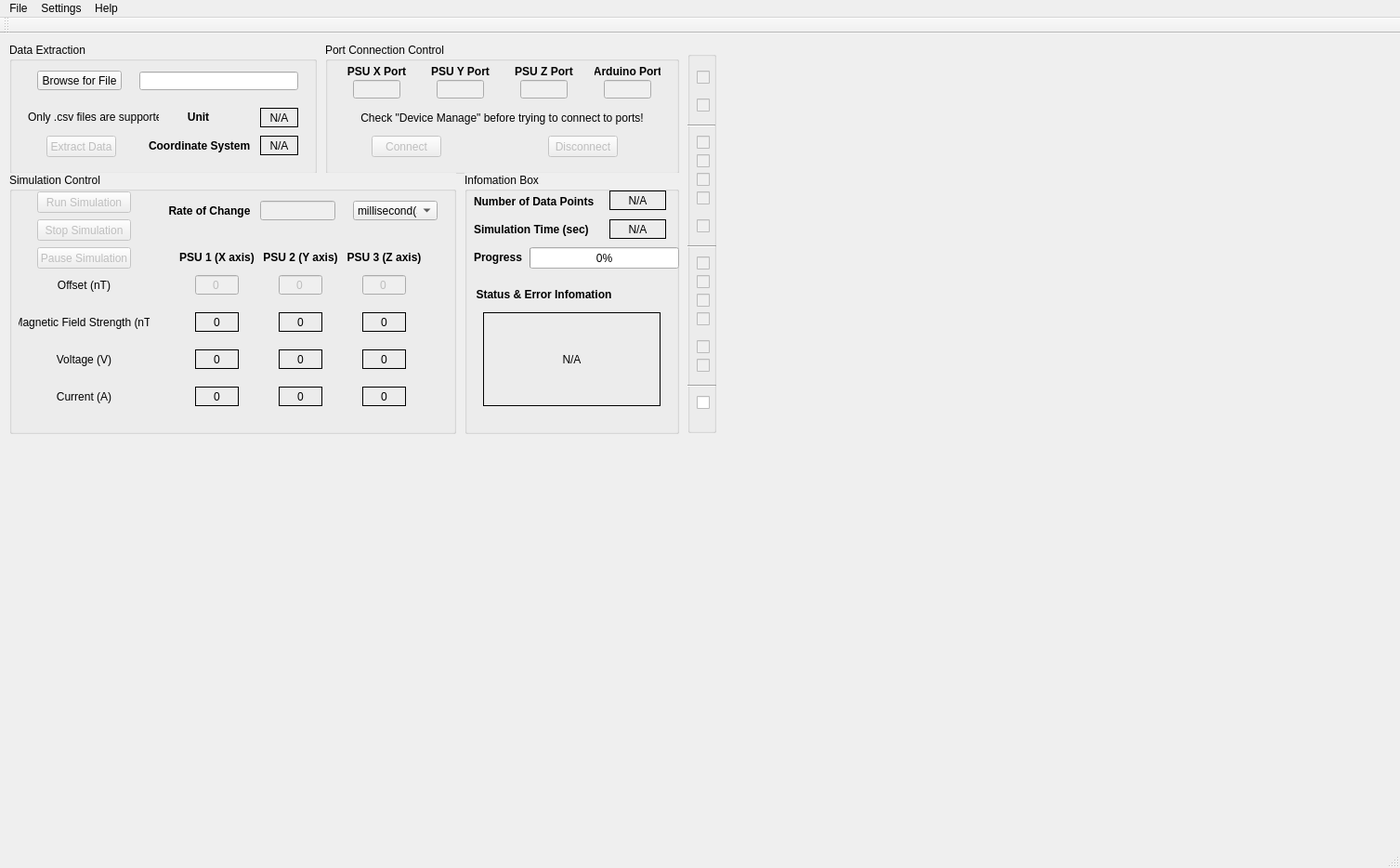
<?xml version="1.0" encoding="UTF-8"?>
<ui version="4.0">
 <class>HelmholtzCageController</class>
 <widget class="QMainWindow" name="HelmholtzCageController">
  <property name="geometry">
   <rect>
    <x>0</x>
    <y>0</y>
    <width>1507</width>
    <height>934</height>
   </rect>
  </property>
  <property name="windowTitle">
   <string>Helmholtz Cage Controller</string>
  </property>
  <widget class="QWidget" name="centralWidget">
   <widget class="QGroupBox" name="extract_group">
    <property name="geometry">
     <rect>
      <x>10</x>
      <y>10</y>
      <width>331</width>
      <height>141</height>
     </rect>
    </property>
    <property name="autoFillBackground">
     <bool>true</bool>
    </property>
    <property name="title">
     <string>Data Extraction</string>
    </property>
    <widget class="QPushButton" name="browse_button">
     <property name="geometry">
      <rect>
       <x>30</x>
       <y>30</y>
       <width>91</width>
       <height>21</height>
      </rect>
     </property>
     <property name="text">
      <string>Browse for File</string>
     </property>
    </widget>
    <widget class="QPushButton" name="extract_button">
     <property name="enabled">
      <bool>false</bool>
     </property>
     <property name="geometry">
      <rect>
       <x>40</x>
       <y>100</y>
       <width>75</width>
       <height>23</height>
      </rect>
     </property>
     <property name="text">
      <string>Extract Data</string>
     </property>
    </widget>
    <widget class="QLabel" name="coordinate_system_label">
     <property name="geometry">
      <rect>
       <x>150</x>
       <y>100</y>
       <width>111</width>
       <height>21</height>
      </rect>
     </property>
     <property name="font">
      <font>
       <weight>75</weight>
       <bold>true</bold>
      </font>
     </property>
     <property name="text">
      <string>Coordinate System</string>
     </property>
    </widget>
    <widget class="QLabel" name="unit_label">
     <property name="geometry">
      <rect>
       <x>180</x>
       <y>70</y>
       <width>47</width>
       <height>20</height>
      </rect>
     </property>
     <property name="font">
      <font>
       <weight>75</weight>
       <bold>true</bold>
      </font>
     </property>
     <property name="text">
      <string>Unit</string>
     </property>
     <property name="alignment">
      <set>Qt::AlignCenter</set>
     </property>
    </widget>
    <widget class="QLabel" name="unit_box">
     <property name="geometry">
      <rect>
       <x>270</x>
       <y>70</y>
       <width>41</width>
       <height>21</height>
      </rect>
     </property>
     <property name="frameShape">
      <enum>QFrame::Box</enum>
     </property>
     <property name="text">
      <string>N/A</string>
     </property>
     <property name="alignment">
      <set>Qt::AlignCenter</set>
     </property>
    </widget>
    <widget class="QLabel" name="coordinate_system_box">
     <property name="geometry">
      <rect>
       <x>270</x>
       <y>100</y>
       <width>41</width>
       <height>21</height>
      </rect>
     </property>
     <property name="frameShape">
      <enum>QFrame::Box</enum>
     </property>
     <property name="text">
      <string>N/A</string>
     </property>
     <property name="alignment">
      <set>Qt::AlignCenter</set>
     </property>
    </widget>
    <widget class="QLineEdit" name="path_box">
     <property name="geometry">
      <rect>
       <x>140</x>
       <y>31</y>
       <width>171</width>
       <height>20</height>
      </rect>
     </property>
     <property name="text">
      <string/>
     </property>
     <property name="alignment">
      <set>Qt::AlignCenter</set>
     </property>
     <property name="readOnly">
      <bool>true</bool>
     </property>
    </widget>
    <widget class="QLabel" name="extract_info_label">
     <property name="geometry">
      <rect>
       <x>20</x>
       <y>70</y>
       <width>141</width>
       <height>20</height>
      </rect>
     </property>
     <property name="text">
      <string>Only .csv files are supported!</string>
     </property>
    </widget>
   </widget>
   <widget class="QGroupBox" name="port_ctrl_group">
    <property name="geometry">
     <rect>
      <x>350</x>
      <y>10</y>
      <width>381</width>
      <height>141</height>
     </rect>
    </property>
    <property name="autoFillBackground">
     <bool>true</bool>
    </property>
    <property name="title">
     <string>Port Connection Control</string>
    </property>
    <widget class="QLineEdit" name="PSUX_line">
     <property name="enabled">
      <bool>false</bool>
     </property>
     <property name="geometry">
      <rect>
       <x>30</x>
       <y>40</y>
       <width>51</width>
       <height>20</height>
      </rect>
     </property>
     <property name="text">
      <string/>
     </property>
     <property name="alignment">
      <set>Qt::AlignCenter</set>
     </property>
    </widget>
    <widget class="QLabel" name="PSUX_port_label">
     <property name="geometry">
      <rect>
       <x>20</x>
       <y>20</y>
       <width>71</width>
       <height>21</height>
      </rect>
     </property>
     <property name="font">
      <font>
       <weight>75</weight>
       <bold>true</bold>
      </font>
     </property>
     <property name="text">
      <string>PSU X Port</string>
     </property>
     <property name="alignment">
      <set>Qt::AlignCenter</set>
     </property>
    </widget>
    <widget class="QLabel" name="PSUY_port_label">
     <property name="geometry">
      <rect>
       <x>110</x>
       <y>20</y>
       <width>71</width>
       <height>21</height>
      </rect>
     </property>
     <property name="font">
      <font>
       <weight>75</weight>
       <bold>true</bold>
      </font>
     </property>
     <property name="text">
      <string>PSU Y Port</string>
     </property>
     <property name="alignment">
      <set>Qt::AlignCenter</set>
     </property>
    </widget>
    <widget class="QLabel" name="PSUZ_port_box">
     <property name="geometry">
      <rect>
       <x>200</x>
       <y>20</y>
       <width>71</width>
       <height>21</height>
      </rect>
     </property>
     <property name="font">
      <font>
       <weight>75</weight>
       <bold>true</bold>
      </font>
     </property>
     <property name="text">
      <string>PSU Z Port</string>
     </property>
     <property name="alignment">
      <set>Qt::AlignCenter</set>
     </property>
    </widget>
    <widget class="QLineEdit" name="PSUY_line">
     <property name="enabled">
      <bool>false</bool>
     </property>
     <property name="geometry">
      <rect>
       <x>120</x>
       <y>40</y>
       <width>51</width>
       <height>20</height>
      </rect>
     </property>
     <property name="text">
      <string/>
     </property>
     <property name="alignment">
      <set>Qt::AlignCenter</set>
     </property>
    </widget>
    <widget class="QLineEdit" name="PSUZ_line">
     <property name="enabled">
      <bool>false</bool>
     </property>
     <property name="geometry">
      <rect>
       <x>210</x>
       <y>40</y>
       <width>51</width>
       <height>20</height>
      </rect>
     </property>
     <property name="text">
      <string/>
     </property>
     <property name="alignment">
      <set>Qt::AlignCenter</set>
     </property>
    </widget>
    <widget class="QPushButton" name="disconnect_button">
     <property name="enabled">
      <bool>false</bool>
     </property>
     <property name="geometry">
      <rect>
       <x>240</x>
       <y>100</y>
       <width>75</width>
       <height>23</height>
      </rect>
     </property>
     <property name="text">
      <string>Disconnect</string>
     </property>
    </widget>
    <widget class="QPushButton" name="connect_button">
     <property name="enabled">
      <bool>false</bool>
     </property>
     <property name="geometry">
      <rect>
       <x>50</x>
       <y>100</y>
       <width>75</width>
       <height>23</height>
      </rect>
     </property>
     <property name="text">
      <string>Connect</string>
     </property>
    </widget>
    <widget class="QLabel" name="arduino_port_label">
     <property name="geometry">
      <rect>
       <x>290</x>
       <y>20</y>
       <width>71</width>
       <height>21</height>
      </rect>
     </property>
     <property name="font">
      <font>
       <weight>75</weight>
       <bold>true</bold>
      </font>
     </property>
     <property name="text">
      <string>Arduino Port</string>
     </property>
     <property name="alignment">
      <set>Qt::AlignCenter</set>
     </property>
    </widget>
    <widget class="QLineEdit" name="arduino_line">
     <property name="enabled">
      <bool>false</bool>
     </property>
     <property name="geometry">
      <rect>
       <x>300</x>
       <y>40</y>
       <width>51</width>
       <height>20</height>
      </rect>
     </property>
     <property name="text">
      <string/>
     </property>
     <property name="alignment">
      <set>Qt::AlignCenter</set>
     </property>
    </widget>
    <widget class="QLabel" name="port_info_label">
     <property name="geometry">
      <rect>
       <x>20</x>
       <y>70</y>
       <width>341</width>
       <height>21</height>
      </rect>
     </property>
     <property name="font">
      <font>
       <weight>50</weight>
       <bold>false</bold>
      </font>
     </property>
     <property name="text">
      <string>Check &quot;Device Manage&quot; before trying to connect to ports!</string>
     </property>
     <property name="alignment">
      <set>Qt::AlignCenter</set>
     </property>
    </widget>
   </widget>
   <widget class="QGroupBox" name="sim_group">
    <property name="geometry">
     <rect>
      <x>10</x>
      <y>150</y>
      <width>481</width>
      <height>281</height>
     </rect>
    </property>
    <property name="autoFillBackground">
     <bool>true</bool>
    </property>
    <property name="title">
     <string>Simulation Control</string>
    </property>
    <widget class="QLabel" name="roc_label">
     <property name="geometry">
      <rect>
       <x>170</x>
       <y>30</y>
       <width>91</width>
       <height>21</height>
      </rect>
     </property>
     <property name="font">
      <font>
       <weight>75</weight>
       <bold>true</bold>
      </font>
     </property>
     <property name="text">
      <string>Rate of Change</string>
     </property>
     <property name="alignment">
      <set>Qt::AlignCenter</set>
     </property>
    </widget>
    <widget class="QLineEdit" name="roc_line">
     <property name="enabled">
      <bool>false</bool>
     </property>
     <property name="geometry">
      <rect>
       <x>270</x>
       <y>30</y>
       <width>81</width>
       <height>21</height>
      </rect>
     </property>
     <property name="alignment">
      <set>Qt::AlignCenter</set>
     </property>
    </widget>
    <widget class="QComboBox" name="roc_unit_combobox">
     <property name="geometry">
      <rect>
       <x>370</x>
       <y>30</y>
       <width>91</width>
       <height>21</height>
      </rect>
     </property>
     <item>
      <property name="text">
       <string>millisecond(s)</string>
      </property>
     </item>
     <item>
      <property name="text">
       <string>second(s)</string>
      </property>
     </item>
     <item>
      <property name="text">
       <string>minute(s)</string>
      </property>
     </item>
    </widget>
    <widget class="QLabel" name="PSUX_label">
     <property name="geometry">
      <rect>
       <x>180</x>
       <y>80</y>
       <width>87</width>
       <height>21</height>
      </rect>
     </property>
     <property name="font">
      <font>
       <weight>75</weight>
       <bold>true</bold>
      </font>
     </property>
     <property name="text">
      <string>PSU 1 (X axis)</string>
     </property>
     <property name="alignment">
      <set>Qt::AlignCenter</set>
     </property>
    </widget>
    <widget class="QLabel" name="PSUY_label">
     <property name="geometry">
      <rect>
       <x>270</x>
       <y>80</y>
       <width>87</width>
       <height>21</height>
      </rect>
     </property>
     <property name="font">
      <font>
       <weight>75</weight>
       <bold>true</bold>
      </font>
     </property>
     <property name="text">
      <string>PSU 2 (Y axis)</string>
     </property>
     <property name="alignment">
      <set>Qt::AlignCenter</set>
     </property>
    </widget>
    <widget class="QLabel" name="PSUZ_label">
     <property name="geometry">
      <rect>
       <x>360</x>
       <y>80</y>
       <width>87</width>
       <height>21</height>
      </rect>
     </property>
     <property name="font">
      <font>
       <weight>75</weight>
       <bold>true</bold>
      </font>
     </property>
     <property name="text">
      <string>PSU 3 (Z axis)</string>
     </property>
     <property name="alignment">
      <set>Qt::AlignCenter</set>
     </property>
    </widget>
    <widget class="QLabel" name="offset_label">
     <property name="geometry">
      <rect>
       <x>50</x>
       <y>110</y>
       <width>61</width>
       <height>21</height>
      </rect>
     </property>
     <property name="text">
      <string>Offset (nT)</string>
     </property>
     <property name="alignment">
      <set>Qt::AlignCenter</set>
     </property>
    </widget>
    <widget class="QLabel" name="bfield_label">
     <property name="geometry">
      <rect>
       <x>10</x>
       <y>150</y>
       <width>141</width>
       <height>21</height>
      </rect>
     </property>
     <property name="text">
      <string>Magnetic Field Strength (nT)</string>
     </property>
     <property name="alignment">
      <set>Qt::AlignCenter</set>
     </property>
    </widget>
    <widget class="QLabel" name="voltage_label">
     <property name="geometry">
      <rect>
       <x>50</x>
       <y>190</y>
       <width>61</width>
       <height>21</height>
      </rect>
     </property>
     <property name="text">
      <string>Voltage (V)</string>
     </property>
     <property name="alignment">
      <set>Qt::AlignCenter</set>
     </property>
    </widget>
    <widget class="QLabel" name="current_label">
     <property name="geometry">
      <rect>
       <x>50</x>
       <y>230</y>
       <width>61</width>
       <height>21</height>
      </rect>
     </property>
     <property name="text">
      <string>Current (A)</string>
     </property>
     <property name="alignment">
      <set>Qt::AlignCenter</set>
     </property>
    </widget>
    <widget class="QLabel" name="xcurrent_box">
     <property name="geometry">
      <rect>
       <x>200</x>
       <y>230</y>
       <width>47</width>
       <height>21</height>
      </rect>
     </property>
     <property name="frameShape">
      <enum>QFrame::Box</enum>
     </property>
     <property name="text">
      <string>0</string>
     </property>
     <property name="alignment">
      <set>Qt::AlignCenter</set>
     </property>
    </widget>
    <widget class="QLabel" name="xfield_box">
     <property name="geometry">
      <rect>
       <x>200</x>
       <y>150</y>
       <width>47</width>
       <height>21</height>
      </rect>
     </property>
     <property name="frameShape">
      <enum>QFrame::Box</enum>
     </property>
     <property name="text">
      <string>0</string>
     </property>
     <property name="alignment">
      <set>Qt::AlignCenter</set>
     </property>
    </widget>
    <widget class="QLabel" name="yfield_box">
     <property name="geometry">
      <rect>
       <x>290</x>
       <y>150</y>
       <width>47</width>
       <height>21</height>
      </rect>
     </property>
     <property name="frameShape">
      <enum>QFrame::Box</enum>
     </property>
     <property name="text">
      <string>0</string>
     </property>
     <property name="alignment">
      <set>Qt::AlignCenter</set>
     </property>
    </widget>
    <widget class="QLabel" name="zfield_box">
     <property name="geometry">
      <rect>
       <x>380</x>
       <y>150</y>
       <width>47</width>
       <height>21</height>
      </rect>
     </property>
     <property name="frameShape">
      <enum>QFrame::Box</enum>
     </property>
     <property name="text">
      <string>0</string>
     </property>
     <property name="alignment">
      <set>Qt::AlignCenter</set>
     </property>
    </widget>
    <widget class="QLabel" name="xvoltage_box">
     <property name="geometry">
      <rect>
       <x>200</x>
       <y>190</y>
       <width>47</width>
       <height>21</height>
      </rect>
     </property>
     <property name="frameShape">
      <enum>QFrame::Box</enum>
     </property>
     <property name="text">
      <string>0</string>
     </property>
     <property name="alignment">
      <set>Qt::AlignCenter</set>
     </property>
    </widget>
    <widget class="QLabel" name="yvoltage_box">
     <property name="geometry">
      <rect>
       <x>290</x>
       <y>190</y>
       <width>47</width>
       <height>21</height>
      </rect>
     </property>
     <property name="frameShape">
      <enum>QFrame::Box</enum>
     </property>
     <property name="text">
      <string>0</string>
     </property>
     <property name="alignment">
      <set>Qt::AlignCenter</set>
     </property>
    </widget>
    <widget class="QLabel" name="zvoltage_box">
     <property name="geometry">
      <rect>
       <x>380</x>
       <y>190</y>
       <width>47</width>
       <height>21</height>
      </rect>
     </property>
     <property name="frameShape">
      <enum>QFrame::Box</enum>
     </property>
     <property name="text">
      <string>0</string>
     </property>
     <property name="alignment">
      <set>Qt::AlignCenter</set>
     </property>
    </widget>
    <widget class="QLabel" name="zcurrent_box">
     <property name="geometry">
      <rect>
       <x>380</x>
       <y>230</y>
       <width>47</width>
       <height>21</height>
      </rect>
     </property>
     <property name="frameShape">
      <enum>QFrame::Box</enum>
     </property>
     <property name="text">
      <string>0</string>
     </property>
     <property name="alignment">
      <set>Qt::AlignCenter</set>
     </property>
    </widget>
    <widget class="QLabel" name="ycurrent_box">
     <property name="geometry">
      <rect>
       <x>290</x>
       <y>230</y>
       <width>47</width>
       <height>21</height>
      </rect>
     </property>
     <property name="frameShape">
      <enum>QFrame::Box</enum>
     </property>
     <property name="text">
      <string>0</string>
     </property>
     <property name="alignment">
      <set>Qt::AlignCenter</set>
     </property>
    </widget>
    <widget class="QLineEdit" name="xoffset_line">
     <property name="enabled">
      <bool>false</bool>
     </property>
     <property name="geometry">
      <rect>
       <x>200</x>
       <y>110</y>
       <width>47</width>
       <height>21</height>
      </rect>
     </property>
     <property name="text">
      <string>0</string>
     </property>
     <property name="alignment">
      <set>Qt::AlignCenter</set>
     </property>
    </widget>
    <widget class="QLineEdit" name="yoffset_line">
     <property name="enabled">
      <bool>false</bool>
     </property>
     <property name="geometry">
      <rect>
       <x>290</x>
       <y>110</y>
       <width>47</width>
       <height>21</height>
      </rect>
     </property>
     <property name="text">
      <string>0</string>
     </property>
     <property name="alignment">
      <set>Qt::AlignCenter</set>
     </property>
    </widget>
    <widget class="QLineEdit" name="zoffset_line">
     <property name="enabled">
      <bool>false</bool>
     </property>
     <property name="geometry">
      <rect>
       <x>380</x>
       <y>110</y>
       <width>47</width>
       <height>21</height>
      </rect>
     </property>
     <property name="text">
      <string>0</string>
     </property>
     <property name="alignment">
      <set>Qt::AlignCenter</set>
     </property>
    </widget>
    <widget class="QPushButton" name="run_button">
     <property name="enabled">
      <bool>false</bool>
     </property>
     <property name="geometry">
      <rect>
       <x>30</x>
       <y>20</y>
       <width>101</width>
       <height>23</height>
      </rect>
     </property>
     <property name="text">
      <string>Run Simulation</string>
     </property>
    </widget>
    <widget class="QPushButton" name="pause_button">
     <property name="enabled">
      <bool>false</bool>
     </property>
     <property name="geometry">
      <rect>
       <x>30</x>
       <y>80</y>
       <width>101</width>
       <height>23</height>
      </rect>
     </property>
     <property name="text">
      <string>Pause Simulation</string>
     </property>
     <property name="checkable">
      <bool>true</bool>
     </property>
    </widget>
    <widget class="QPushButton" name="stop_button">
     <property name="enabled">
      <bool>false</bool>
     </property>
     <property name="geometry">
      <rect>
       <x>30</x>
       <y>50</y>
       <width>101</width>
       <height>23</height>
      </rect>
     </property>
     <property name="text">
      <string>Stop Simulation</string>
     </property>
     <property name="checkable">
      <bool>true</bool>
     </property>
    </widget>
   </widget>
   <widget class="QGroupBox" name="info_group">
    <property name="geometry">
     <rect>
      <x>500</x>
      <y>150</y>
      <width>231</width>
      <height>281</height>
     </rect>
    </property>
    <property name="autoFillBackground">
     <bool>true</bool>
    </property>
    <property name="title">
     <string>Infomation Box</string>
    </property>
    <widget class="QLabel" name="progress_label">
     <property name="geometry">
      <rect>
       <x>10</x>
       <y>80</y>
       <width>61</width>
       <height>21</height>
      </rect>
     </property>
     <property name="font">
      <font>
       <weight>75</weight>
       <bold>true</bold>
      </font>
     </property>
     <property name="text">
      <string>Progress</string>
     </property>
     <property name="alignment">
      <set>Qt::AlignLeading|Qt::AlignLeft|Qt::AlignVCenter</set>
     </property>
    </widget>
    <widget class="QLabel" name="num_of_data_points_label">
     <property name="geometry">
      <rect>
       <x>10</x>
       <y>20</y>
       <width>141</width>
       <height>21</height>
      </rect>
     </property>
     <property name="font">
      <font>
       <weight>75</weight>
       <bold>true</bold>
      </font>
     </property>
     <property name="text">
      <string>Number of Data Points</string>
     </property>
     <property name="alignment">
      <set>Qt::AlignLeading|Qt::AlignLeft|Qt::AlignVCenter</set>
     </property>
    </widget>
    <widget class="QLabel" name="sim_time_label">
     <property name="geometry">
      <rect>
       <x>10</x>
       <y>50</y>
       <width>141</width>
       <height>21</height>
      </rect>
     </property>
     <property name="font">
      <font>
       <weight>75</weight>
       <bold>true</bold>
      </font>
     </property>
     <property name="text">
      <string>Simulation Time (sec)</string>
     </property>
     <property name="alignment">
      <set>Qt::AlignLeading|Qt::AlignLeft|Qt::AlignVCenter</set>
     </property>
    </widget>
    <widget class="QLabel" name="status_box">
     <property name="geometry">
      <rect>
       <x>20</x>
       <y>150</y>
       <width>191</width>
       <height>101</height>
      </rect>
     </property>
     <property name="frameShape">
      <enum>QFrame::Box</enum>
     </property>
     <property name="text">
      <string>N/A</string>
     </property>
     <property name="alignment">
      <set>Qt::AlignCenter</set>
     </property>
     <property name="wordWrap">
      <bool>true</bool>
     </property>
    </widget>
    <widget class="QLabel" name="num_of_data_points_box">
     <property name="geometry">
      <rect>
       <x>156</x>
       <y>19</y>
       <width>61</width>
       <height>21</height>
      </rect>
     </property>
     <property name="frameShape">
      <enum>QFrame::Box</enum>
     </property>
     <property name="text">
      <string>N/A</string>
     </property>
     <property name="alignment">
      <set>Qt::AlignCenter</set>
     </property>
    </widget>
    <widget class="QLabel" name="sim_time_box">
     <property name="geometry">
      <rect>
       <x>156</x>
       <y>50</y>
       <width>61</width>
       <height>21</height>
      </rect>
     </property>
     <property name="frameShape">
      <enum>QFrame::Box</enum>
     </property>
     <property name="text">
      <string>N/A</string>
     </property>
     <property name="alignment">
      <set>Qt::AlignCenter</set>
     </property>
    </widget>
    <widget class="QLabel" name="status_label">
     <property name="geometry">
      <rect>
       <x>10</x>
       <y>120</y>
       <width>151</width>
       <height>21</height>
      </rect>
     </property>
     <property name="font">
      <font>
       <weight>75</weight>
       <bold>true</bold>
      </font>
     </property>
     <property name="text">
      <string>Status &amp; Error Infomation</string>
     </property>
     <property name="alignment">
      <set>Qt::AlignCenter</set>
     </property>
    </widget>
    <widget class="QProgressBar" name="progress_bar">
     <property name="geometry">
      <rect>
       <x>70</x>
       <y>80</y>
       <width>161</width>
       <height>23</height>
      </rect>
     </property>
     <property name="value">
      <number>0</number>
     </property>
    </widget>
   </widget>
   <widget class="QGroupBox" name="flag_group">
    <property name="geometry">
     <rect>
      <x>740</x>
      <y>19</y>
      <width>31</width>
      <height>411</height>
     </rect>
    </property>
    <property name="autoFillBackground">
     <bool>true</bool>
    </property>
    <property name="title">
     <string/>
    </property>
    <widget class="QCheckBox" name="browse_flag_checkbox">
     <property name="enabled">
      <bool>false</bool>
     </property>
     <property name="geometry">
      <rect>
       <x>10</x>
       <y>20</y>
       <width>70</width>
       <height>17</height>
      </rect>
     </property>
     <property name="text">
      <string/>
     </property>
    </widget>
    <widget class="QCheckBox" name="extract_flag_checkbox">
     <property name="enabled">
      <bool>false</bool>
     </property>
     <property name="geometry">
      <rect>
       <x>10</x>
       <y>50</y>
       <width>70</width>
       <height>17</height>
      </rect>
     </property>
     <property name="text">
      <string/>
     </property>
    </widget>
    <widget class="QCheckBox" name="PSUX_flag_checkbox">
     <property name="enabled">
      <bool>false</bool>
     </property>
     <property name="geometry">
      <rect>
       <x>10</x>
       <y>90</y>
       <width>70</width>
       <height>17</height>
      </rect>
     </property>
     <property name="text">
      <string/>
     </property>
    </widget>
    <widget class="QCheckBox" name="PSUY_flag_checkbox">
     <property name="enabled">
      <bool>false</bool>
     </property>
     <property name="geometry">
      <rect>
       <x>10</x>
       <y>110</y>
       <width>70</width>
       <height>17</height>
      </rect>
     </property>
     <property name="text">
      <string/>
     </property>
    </widget>
    <widget class="QCheckBox" name="PSUZ_flag_checkbox">
     <property name="enabled">
      <bool>false</bool>
     </property>
     <property name="geometry">
      <rect>
       <x>10</x>
       <y>130</y>
       <width>70</width>
       <height>17</height>
      </rect>
     </property>
     <property name="text">
      <string/>
     </property>
    </widget>
    <widget class="QCheckBox" name="arduino_flag_checkbox">
     <property name="enabled">
      <bool>false</bool>
     </property>
     <property name="geometry">
      <rect>
       <x>10</x>
       <y>150</y>
       <width>70</width>
       <height>17</height>
      </rect>
     </property>
     <property name="text">
      <string/>
     </property>
    </widget>
    <widget class="QCheckBox" name="connect_flag_checkbox">
     <property name="enabled">
      <bool>false</bool>
     </property>
     <property name="geometry">
      <rect>
       <x>10</x>
       <y>180</y>
       <width>70</width>
       <height>17</height>
      </rect>
     </property>
     <property name="text">
      <string/>
     </property>
    </widget>
    <widget class="QCheckBox" name="xoffset_flag_checkbox">
     <property name="enabled">
      <bool>false</bool>
     </property>
     <property name="geometry">
      <rect>
       <x>10</x>
       <y>220</y>
       <width>70</width>
       <height>17</height>
      </rect>
     </property>
     <property name="text">
      <string/>
     </property>
    </widget>
    <widget class="QCheckBox" name="yoffset_flag_checkbox">
     <property name="enabled">
      <bool>false</bool>
     </property>
     <property name="geometry">
      <rect>
       <x>10</x>
       <y>240</y>
       <width>70</width>
       <height>17</height>
      </rect>
     </property>
     <property name="text">
      <string/>
     </property>
    </widget>
    <widget class="QCheckBox" name="zoffset_flag_checkbox">
     <property name="enabled">
      <bool>false</bool>
     </property>
     <property name="geometry">
      <rect>
       <x>10</x>
       <y>260</y>
       <width>70</width>
       <height>17</height>
      </rect>
     </property>
     <property name="text">
      <string/>
     </property>
    </widget>
    <widget class="QCheckBox" name="roc_flag_checkbox">
     <property name="enabled">
      <bool>false</bool>
     </property>
     <property name="geometry">
      <rect>
       <x>10</x>
       <y>280</y>
       <width>70</width>
       <height>17</height>
      </rect>
     </property>
     <property name="text">
      <string/>
     </property>
    </widget>
    <widget class="QCheckBox" name="active_flag_checkbox">
     <property name="enabled">
      <bool>false</bool>
     </property>
     <property name="geometry">
      <rect>
       <x>10</x>
       <y>310</y>
       <width>70</width>
       <height>17</height>
      </rect>
     </property>
     <property name="text">
      <string/>
     </property>
    </widget>
    <widget class="QCheckBox" name="pause_flag_checkbox">
     <property name="enabled">
      <bool>false</bool>
     </property>
     <property name="geometry">
      <rect>
       <x>10</x>
       <y>330</y>
       <width>70</width>
       <height>17</height>
      </rect>
     </property>
     <property name="text">
      <string/>
     </property>
    </widget>
    <widget class="Line" name="line">
     <property name="geometry">
      <rect>
       <x>-1</x>
       <y>70</y>
       <width>31</width>
       <height>20</height>
      </rect>
     </property>
     <property name="orientation">
      <enum>Qt::Horizontal</enum>
     </property>
    </widget>
    <widget class="Line" name="line_2">
     <property name="geometry">
      <rect>
       <x>0</x>
       <y>200</y>
       <width>31</width>
       <height>20</height>
      </rect>
     </property>
     <property name="orientation">
      <enum>Qt::Horizontal</enum>
     </property>
    </widget>
    <widget class="Line" name="line_3">
     <property name="geometry">
      <rect>
       <x>0</x>
       <y>350</y>
       <width>31</width>
       <height>20</height>
      </rect>
     </property>
     <property name="orientation">
      <enum>Qt::Horizontal</enum>
     </property>
    </widget>
    <widget class="QCheckBox" name="debug_flag_checkbox">
     <property name="geometry">
      <rect>
       <x>10</x>
       <y>370</y>
       <width>16</width>
       <height>17</height>
      </rect>
     </property>
     <property name="text">
      <string/>
     </property>
    </widget>
   </widget>
  </widget>
  <widget class="QMenuBar" name="menuBar">
   <property name="geometry">
    <rect>
     <x>0</x>
     <y>0</y>
     <width>1507</width>
     <height>21</height>
    </rect>
   </property>
   <widget class="QMenu" name="menuFile">
    <property name="title">
     <string>File</string>
    </property>
    <addaction name="actionOpen_Simulation"/>
    <addaction name="actionSave_Simulation"/>
    <addaction name="actionCalibration"/>
   </widget>
   <widget class="QMenu" name="menuHelp">
    <property name="title">
     <string>Help</string>
    </property>
    <addaction name="actionHelp_File"/>
   </widget>
   <widget class="QMenu" name="menuSettings">
    <property name="title">
     <string>Settings</string>
    </property>
    <addaction name="actionHigh_DPI_Toggle"/>
   </widget>
   <addaction name="menuFile"/>
   <addaction name="menuSettings"/>
   <addaction name="menuHelp"/>
  </widget>
  <widget class="QToolBar" name="mainToolBar">
   <attribute name="toolBarArea">
    <enum>TopToolBarArea</enum>
   </attribute>
   <attribute name="toolBarBreak">
    <bool>false</bool>
   </attribute>
  </widget>
  <widget class="QStatusBar" name="statusBar"/>
  <action name="actionOpen_Simulation">
   <property name="text">
    <string>Open Simulation</string>
   </property>
  </action>
  <action name="actionSave_Simulation">
   <property name="text">
    <string>Save Simulation</string>
   </property>
  </action>
  <action name="actionHelp_File">
   <property name="text">
    <string>Help File</string>
   </property>
  </action>
  <action name="actionHigh_DPI_Toggle">
   <property name="text">
    <string>High DPI Toggle</string>
   </property>
  </action>
  <action name="actionCalibration">
   <property name="text">
    <string>Calibration</string>
   </property>
  </action>
 </widget>
 <layoutdefault spacing="6" margin="11"/>
 <resources/>
 <connections/>
</ui>
